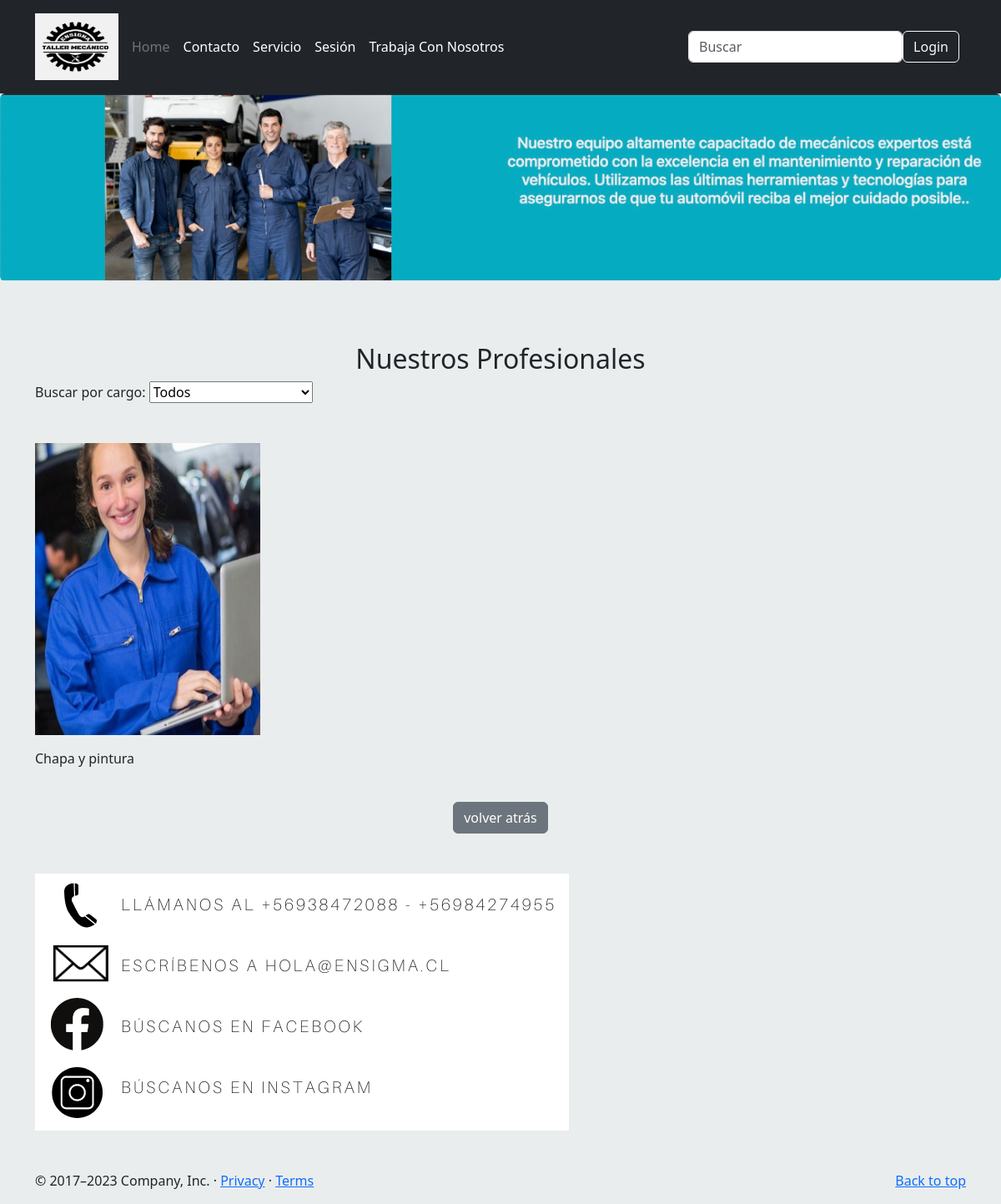
Page /pagmecanicos/ on the committed database.
### appweb/models.py (models this page shows, shortened)
class Mecanico(models.Model):
    id_mecanico = models.AutoField(primary_key=True,default=1)
    rut = models.CharField(max_length=10)
    nombre = models.CharField(max_length=100)
    apellido = models.CharField(max_length=80)
    edad = models.IntegerField()
    cargo = models.ForeignKey(Cargo, on_delete=models.PROTECT)
    fecha_nacimiento = models.DateField()
    foto = models.ImageField(null=True, upload_to='mecanicos')
    usuario = models.ForeignKey(User, on_delete=models.CASCADE, blank=True, null=True)

class Cargo(models.Model):
    nombre = models.CharField(max_length=50)
    def __str__(self):
        return self.nombre

### appweb/views.py (the view)
# urls.py: path('pagmecanicos/',pagmecanicos,name="pagmecanicos"),
def pagmecanicos(request):
    mecanicos = None
    nombreCargo = request.GET.get('nom_cargo', '')
    cargos = Cargo.objects.all()
    if nombreCargo != '':
        mecanicos = Mecanico.objects.filter(cargo__nombre=nombreCargo)
    else:
        mecanicos = Mecanico.objects.all()
    data = {
        'mecanicos': mecanicos,
        'cargos': cargos,
        'nombreCargo': nombreCargo
    }
    return render(request, "pagmecanicos.html", data)

### appweb/templates/pagmecanicos.html (shortened to what this page needs)
{% extends 'base.html' %}
{% load static %}
{% block contenido %}
<figure class="figure">
  <img src="{% static './imagen/fotoEquipo.jpeg'%}" class="figure-img img-fluid rounded" alt="...">
</figure>
<div class="container" style="margin-top: 50px">
  <center><h2>Nuestros Profesionales</h2></center>
    <label for="filter_cargo">Buscar por cargo:</label>
<select name="filter_cargo" id="filter_cargo" onchange="filtrar()">
  <option value="">Todos</option>
</select>
    <br>
    <br>
    <br>
  <div id="profesionales_excelencia" class="row">
    <div class="cont-profesionales col-lg-12 col-md-12 col-sm-12 col-xs-12">
      <div class="cont-listado row">
        {% for p in mecanicos %}
        <div class="col-lg-3 col-md-3 col-sm-6 col-xs-12">
          <div class="prof int">
            <figure>
              <a href="{% url 'Inform_mecanico' p.id_mecanico %}">
                {% if p.foto %}
                <img width="270" height="350"
                  src="{{p.foto.url}}"
                  class="img-responsive wp-post-image" alt="" decoding="async" loading="lazy">
                {% else %}
                  <img width="270" height="350"
                  src=""
                  class="img-responsive wp-post-image" alt="" decoding="async" loading="lazy">
                {% endif%}
                </a>
            </figure>
            <div class="details">
              <p class="extracto">{{p.cargo}}</p>
            </div>
          </div>
        </div>
        {% endfor %}
        <section>
          <br>
          <center><input type="button" class="btn btn-secondary btn" onclick="history.back()" name="volver atrás" value="volver atrás"></center>
          <div class="contacto my-5">
            <img src="{% static './imagen/dato.png'%}" alt="">
          </div>
        </section>
    </div>
  </div>
</div>
{% endblock %}

### rows in the picture
Mecanico: foto (picture), cargo "Chapa y pintura"
